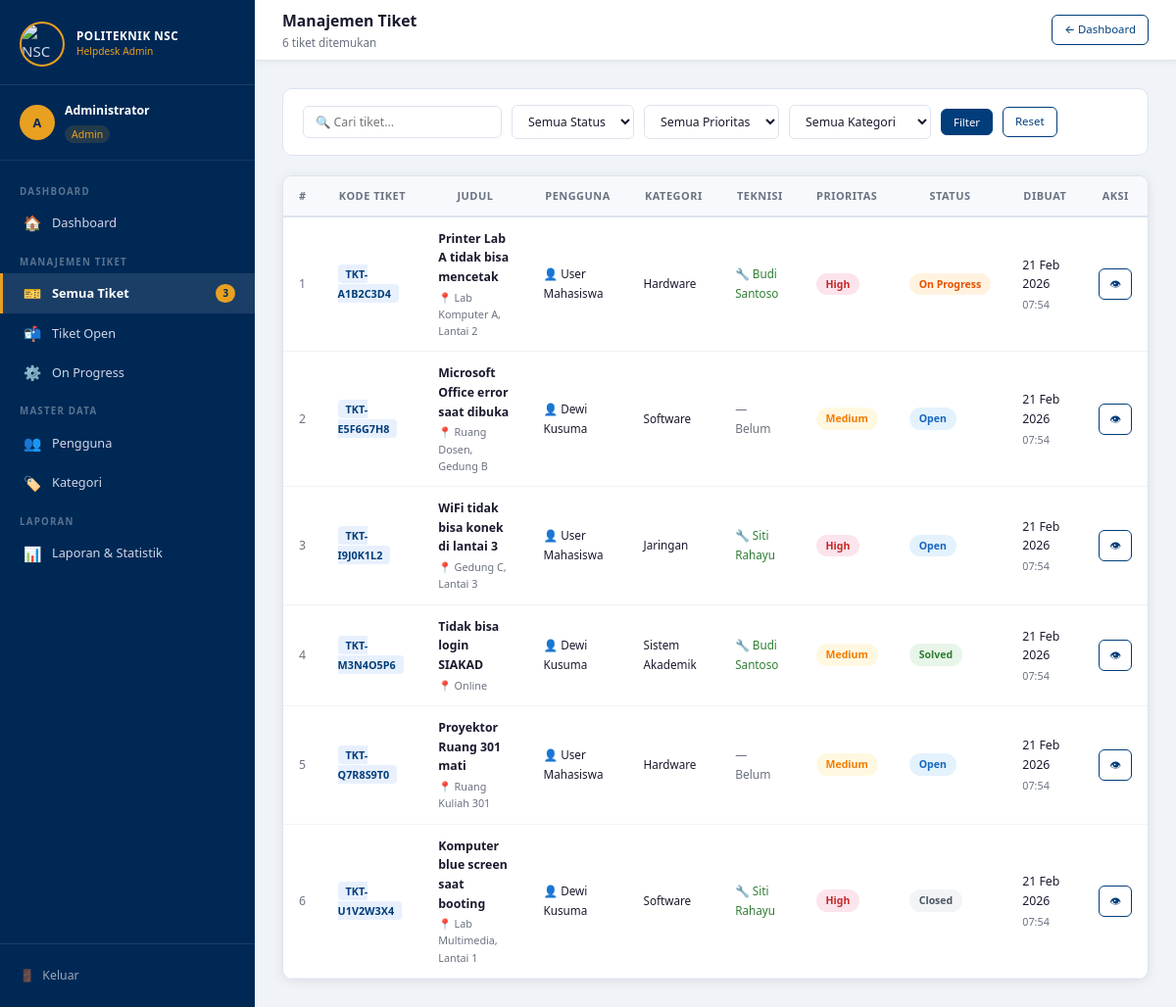
Screenshot of /admin/tickets.php (signed in) with the database file from the repository.
### tables this page shows
CREATE TABLE tickets (
    id_ticket   INT AUTO_INCREMENT PRIMARY KEY,
    kode_ticket VARCHAR(20) NOT NULL UNIQUE,
    id_user     INT NOT NULL,
    id_kategori INT NOT NULL,
    id_teknisi  INT NULL,
    judul       VARCHAR(150) NOT NULL,
    deskripsi   TEXT NOT NULL,
    lokasi      VARCHAR(100),
    prioritas   ENUM('Low','Medium','High') DEFAULT 'Medium',
    status      ENUM('Open','On Progress','Solved','Closed','Re-Open') DEFAULT 'Open',
    created_at  TIMESTAMP DEFAULT CURRENT_TIMESTAMP,
    updated_at  TIMESTAMP DEFAULT CURRENT_TIMESTAMP ON UPDATE CURRENT_TIMESTAMP,
    FOREIGN KEY (id_user)     REFERENCES users(id_user)     ON DELETE CASCADE,
    FOREIGN KEY (id_kategori) REFERENCES kategori(id_kategori) ON DELETE CASCADE,
    FOREIGN KEY (id_teknisi)  REFERENCES users(id_user)     ON DELETE SET NULL
);

CREATE TABLE users (
    id_user    INT AUTO_INCREMENT PRIMARY KEY,
    nama       VARCHAR(100) NOT NULL,
    email      VARCHAR(100) NOT NULL UNIQUE,
    password   VARCHAR(255) NOT NULL,
    role       ENUM('user','admin','teknisi') NOT NULL,
    created_at TIMESTAMP DEFAULT CURRENT_TIMESTAMP
);

CREATE TABLE kategori (
    id_kategori   INT AUTO_INCREMENT PRIMARY KEY,
    nama_kategori ENUM('Hardware','Software','Jaringan','Sistem Akademik'),
    deskripsi     TEXT
);

### admin/tickets.php (the view, shortened to what this page needs)
<?php
require_once '../includes/auth.php';
require_once '../includes/db.php';
$search    = trim($_GET['q'] ?? '');
$where = '1=1';
$tickets = $conn->query("
    SELECT t.*, k.nama_kategori, u.nama as user_nama, u2.nama as teknisi_nama
    FROM tickets t
    LEFT JOIN kategori k ON t.id_kategori = k.id_kategori
    LEFT JOIN users u ON t.id_user = u.id_user
    LEFT JOIN users u2 ON t.id_teknisi = u2.id_user
    WHERE $where
    ORDER BY t.created_at DESC
");
$total = $tickets->num_rows;
?>
<!DOCTYPE html>
<html lang="id">
<head>
<link rel="stylesheet" href="../assets/css/style.css">
</head>
<body>
<div class="layout">
    <?php include 'sidebar.php'; ?>
    <div class="main-content">
        <header class="topbar">
            <div class="topbar-left">
                <div>
                    <div class="topbar-title">Manajemen Tiket</div>
                    <div class="topbar-subtitle"><?= $total ?> tiket ditemukan</div>
                </div>
            </div>
            <div class="topbar-right">
                <a href="dashboard.php" class="btn btn-outline btn-sm">← Dashboard</a>
            </div>
        </header>
        <main class="page-content">
            <form method="GET" class="filter-bar">
                <input type="text" name="q" placeholder="🔍 Cari tiket..." value="<?= htmlspecialchars($search) ?>" style="min-width:200px">
                <select name="status">
                    <option value="">Semua Status</option>
                </select>
                <select name="prioritas">
                    <option value="">Semua Prioritas</option>
                </select>
                <select name="kategori">
                    <option value="">Semua Kategori</option>
                </select>
                <button type="submit" class="btn btn-primary btn-sm">Filter</button>
                <a href="tickets.php" class="btn btn-outline btn-sm">Reset</a>
            </form>
            <div class="card">
                <div class="table-responsive">
                <table>
                    <thead>
                        <tr>
                            <th>#</th>
                            <th>Kode Tiket</th>
                            <th>Judul</th>
                            <th>Pengguna</th>
                            <th>Kategori</th>
                            <th>Teknisi</th>
                            <th>Prioritas</th>
                            <th>Status</th>
                            <th>Dibuat</th>
                            <th>Aksi</th>
                        </tr>
                    </thead>
                    <tbody>
                    <?php
                    $no = 1;
                    while ($row = $tickets->fetch_assoc()): ?>
                    <tr>
                        <td style="color:var(--text-muted)"><?= $no++ ?></td>
                        <td><span class="ticket-code"><?= htmlspecialchars($row['kode_ticket']) ?></span></td>
                        <td>
                            <strong><?= htmlspecialchars(substr($row['judul'],0,45)) ?><?= strlen($row['judul'])>45?'...':'' ?></strong>
                            <?php if ($row['lokasi']): ?><div class="sub">📍 <?= htmlspecialchars($row['lokasi']) ?></div><?php endif; ?>
                        </td>
                        <td><span style="font-size:.78rem">👤 <?= htmlspecialchars($row['user_nama']) ?></span></td>
                        <td><span style="font-size:.78rem"><?= htmlspecialchars($row['nama_kategori'] ?? '—') ?></span></td>
                        <td>
                            <?php if ($row['teknisi_nama']): ?>
                            <span style="font-size:.78rem;color:var(--success)">🔧 <?= htmlspecialchars($row['teknisi_nama']) ?></span>
                            <?php else: ?>
                            <span class="text-muted">— Belum</span>
                            <?php endif; ?>
                        </td>
                        <td><?= badgePrioritas($row['prioritas']) ?></td>
                        <td><?= badgeStatus($row['status']) ?></td>
                        <td>
                            <?= date('d M Y', strtotime($row['created_at'])) ?>
                            <div class="sub"><?= date('H:i', strtotime($row['created_at'])) ?></div>
                        </td>
                        <td>
                            <div class="flex-gap">
                                <a href="ticket_detail.php?id=<?= $row['id_ticket'] ?>" class="btn btn-sm btn-outline btn-icon" title="Detail">👁</a>
                            </div>
                        </td>
                    </tr>
                    <?php endwhile; ?>
                    </tbody>
                </table>
                </div>
            </div>
        </main>
    </div>
</div>
</body>
</html>

### admin/sidebar.php
<?php
$user    = getCurrentUser();
$initials = strtoupper(substr($user['nama'], 0, 1));
$current = basename($_SERVER['PHP_SELF'], '.php');
$open = 0;
if (isset($conn)) {
    $r = $conn->query("SELECT COUNT(*) c FROM tickets WHERE status='Open'");
    $open = (int)$r->fetch_assoc()['c'];
}
?>
<aside class="sidebar" id="sidebar">
    <div class="sidebar-brand">
        <img src="../assets/img/logo.png"
             onerror="this.src='https://yt3.googleusercontent.com/DRseHHOtu76abuCJtyxIU08bvAIzC72HYWdgPPuhv-xQjO7C1XAmeheAvL-h4nxVROQwgXSt=s900-c-k-c0x00ffffff-no-rj'"
             alt="NSC Logo">
        <div class="sidebar-brand-text">
            <h2>Politeknik NSC</h2>
            <p>Helpdesk Admin</p>
        </div>
    </div>
    <div class="sidebar-user">
        <div class="sidebar-avatar"><?= $initials ?></div>
        <div class="sidebar-user-info">
            <div class="name"><?= htmlspecialchars($user['nama']) ?></div>
            <span class="role"><?= ucfirst($user['role']) ?></span>
        </div>
    </div>
    <nav class="sidebar-nav">
        <div class="nav-section-label">Dashboard</div>
        <a href="dashboard.php" class="<?= $current==='dashboard'?'active':'' ?>">
            <span class="nav-icon">🏠</span> Dashboard
        </a>
        <div class="nav-section-label">Manajemen Tiket</div>
        <a href="tickets.php" class="<?= $current==='tickets'?'active':'' ?>">
            <span class="nav-icon">🎫</span> Semua Tiket
            <?php if ($open > 0): ?><span class="nav-badge"><?= $open ?></span><?php endif; ?>
        </a>
        <a href="tickets.php?status=Open" class="<?= ($current==='tickets' && ($_GET['status']??'')=='Open')?'active':'' ?>">
            <span class="nav-icon">📬</span> Tiket Open
        </a>
        <a href="tickets.php?status=On+Progress" class="">
            <span class="nav-icon">⚙️</span> On Progress
        </a>
        <div class="nav-section-label">Master Data</div>
        <a href="users.php" class="<?= $current==='users'?'active':'' ?>">
            <span class="nav-icon">👥</span> Pengguna
        </a>
        <a href="kategori.php" class="<?= $current==='kategori'?'active':'' ?>">
            <span class="nav-icon">🏷️</span> Kategori
        </a>
        <?php if ($user['role'] === 'admin'): ?>
        <div class="nav-section-label">Laporan</div>
        <a href="reports.php" class="<?= $current==='reports'?'active':'' ?>">
            <span class="nav-icon">📊</span> Laporan & Statistik
        </a>
        <?php endif; ?>
    </nav>
    <div class="sidebar-footer">
        <a href="../includes/logout.php">
            <span>🚪</span> Keluar
        </a>
    </div>
</aside>

### includes/auth.php (shortened to what this page needs)
<?php
function getCurrentUser() {
    return [
        'id'    => $_SESSION['user_id'] ?? null,
        'nama'  => $_SESSION['nama'] ?? '',
        'email' => $_SESSION['email'] ?? '',
        'role'  => $_SESSION['role'] ?? '',
    ];
}
function badgeStatus($status) {
    $map = [
        'Open'        => 'badge-open',
        'On Progress' => 'badge-progress',
        'Solved'      => 'badge-solved',
        'Closed'      => 'badge-closed',
        'Re-Open'     => 'badge-reopen',
    ];
    $cls = $map[$status] ?? 'badge-open';
    return "<span class=\"badge $cls\">$status</span>";
}
function badgePrioritas($p) {
    $map = [
        'Low'    => 'badge-low',
        'Medium' => 'badge-medium',
        'High'   => 'badge-high',
    ];
    $cls = $map[$p] ?? 'badge-medium';
    return "<span class=\"badge $cls\">$p</span>";
}
?>

### admin/tickets.php (style rules this page uses)
.filter-bar { background: var(--card-bg); border: 1px solid var(--border); border-radius: var(--radius); padding: 16px 20px; margin-bottom: 20px; display: flex; align-items: center; gap: 10px; flex-wrap: wrap; }
.filter-bar select, .filter-bar input { padding: 7px 12px; border: 1.5px solid var(--border); border-radius: var(--radius-sm); font-size: .82rem; color: var(--text); background: #fff; }

### rows the page displays
tickets: kode_ticket "TKT-A1B2C3D4", judul "Printer Lab A tidak bisa mencetak", lokasi "Lab Komputer A, Lantai 2", id_user.nama "User Mahasiswa", id_kategori.nama_kategori "Hardware", id_teknisi.nama "Budi Santoso", prioritas "High", status "On Progress", created_at "21 Feb 2026", created_at "07:54"
tickets: kode_ticket "TKT-E5F6G7H8", judul "Microsoft Office error saat dibuka", lokasi "Ruang Dosen, Gedung B", id_user.nama "Dewi Kusuma", id_kategori.nama_kategori "Software", shows "— Belum", prioritas "Medium", status "Open", created_at "21 Feb 2026", created_at "07:54"
tickets: kode_ticket "TKT-I9J0K1L2", judul "WiFi tidak bisa konek di lantai 3", lokasi "Gedung C, Lantai 3", id_user.nama "User Mahasiswa", id_kategori.nama_kategori "Jaringan", id_teknisi.nama "Siti Rahayu", prioritas "High", status "Open", created_at "21 Feb 2026", created_at "07:54"
tickets: kode_ticket "TKT-M3N4O5P6", judul "Tidak bisa login SIAKAD", lokasi "Online", id_user.nama "Dewi Kusuma", id_kategori.nama_kategori "Sistem Akademik", id_teknisi.nama "Budi Santoso", prioritas "Medium", status "Solved", created_at "21 Feb 2026", created_at "07:54"
tickets: kode_ticket "TKT-Q7R8S9T0", judul "Proyektor Ruang 301 mati", lokasi "Ruang Kuliah 301", id_user.nama "User Mahasiswa", id_kategori.nama_kategori "Hardware", shows "— Belum", prioritas "Medium", status "Open", created_at "21 Feb 2026", created_at "07:54"
tickets: kode_ticket "TKT-U1V2W3X4", judul "Komputer blue screen saat booting", lokasi "Lab Multimedia, Lantai 1", id_user.nama "Dewi Kusuma", id_kategori.nama_kategori "Software", id_teknisi.nama "Siti Rahayu", prioritas "High", status "Closed", created_at "21 Feb 2026", created_at "07:54"

### other values shown
$initials "A"
$user['nama'] "Administrator"
$user['role'] "Admin"
$open "3"
$total "6"
